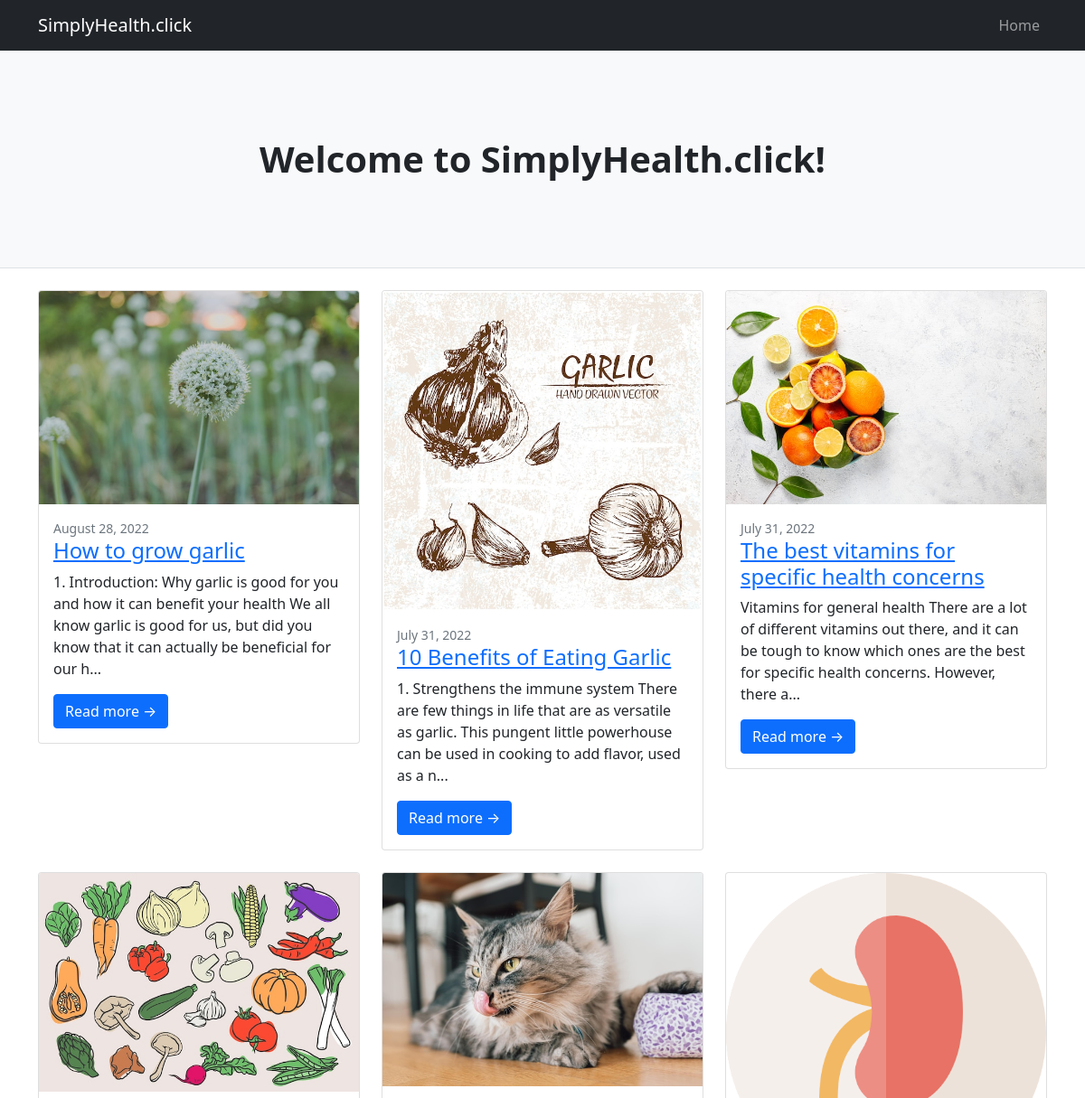
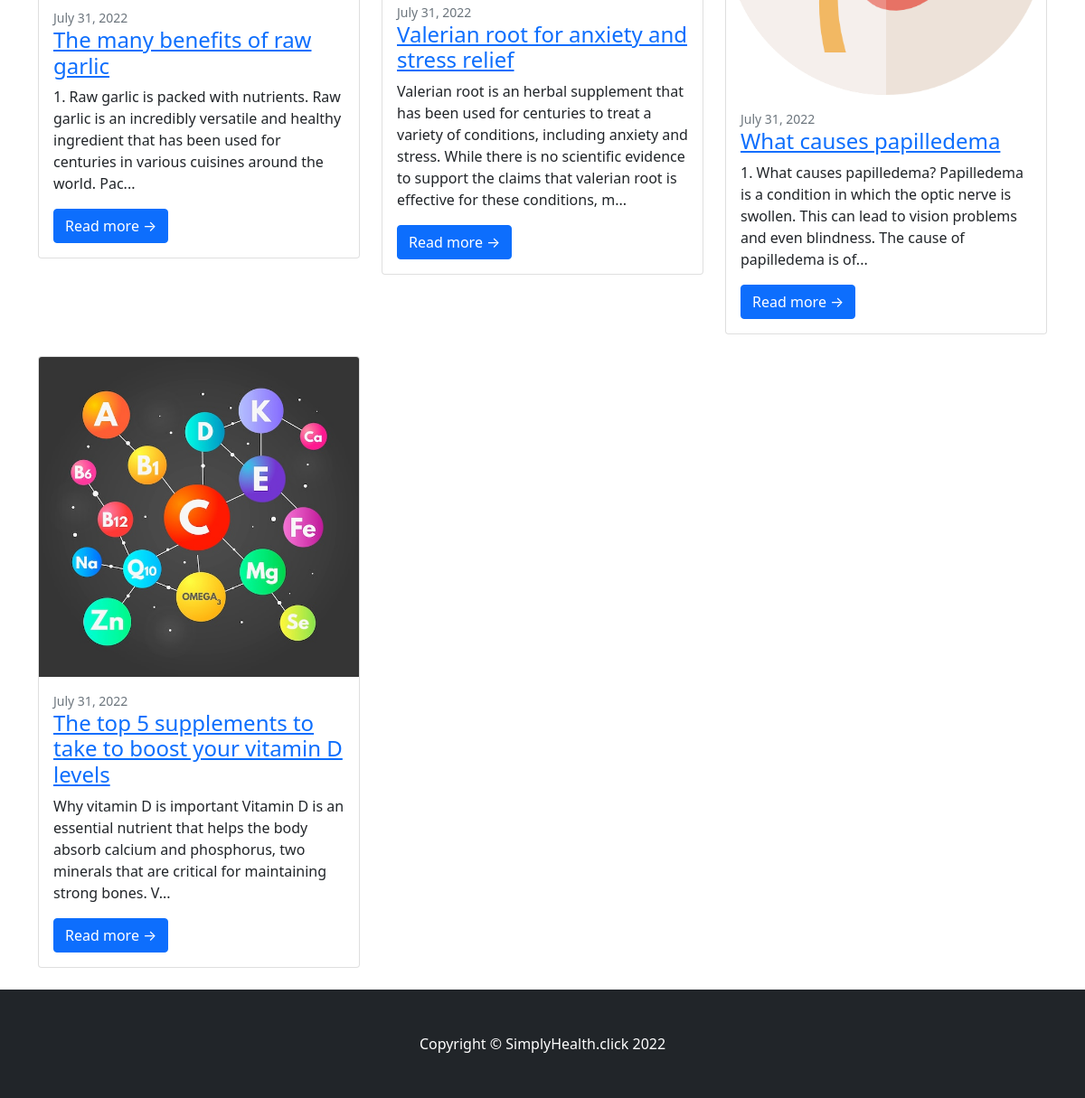
The page / on the database its author committed (2 pictures, top to bottom).
### main.py (models this page shows)
class Blogpost(db.Model):
    id = db.Column(db.Integer, primary_key=True)
    title = db.Column(db.String(120))
    author = db.Column(db.String(20))
    date_posted = db.Column(db.DateTime)
    content = db.Column(db.Text)
    featuredimg = db.Column(db.String)

### main.py (the view)
@app.route('/')
def index():
    posts = Blogpost.query.order_by(Blogpost.date_posted.desc()).all()
    for post in posts:
        post.date_posted = post.date_posted.strftime('%B %d, %Y')
        post.content = cleanhtml(post.content)
        post.content = post.content[0:250] + "..."
        post.link = sanitize_url(post.title) + '/' + str(post.id)
    return render_template('index.html', posts=posts)

### main.py (called while the page is built)
def sanitize_url(url):
    url = url.replace(' ', '_').lower()
    return url

def cleanhtml(raw_html):
    cleantext = re.sub(CLEANR, '', raw_html)
    return cleantext

### templates/index.html (shortened to what this page needs)
<!DOCTYPE html>
<html lang="en">
    <head>
        <link href="{{ url_for('static', filename='css/styles.css') }}" rel="stylesheet" />
    </head>
    <body>
        <nav class="navbar navbar-expand-lg navbar-dark bg-dark">
            <div class="container">
                <a class="navbar-brand" href="{{ url_for('index') }}">SimplyHealth.click</a>
                <div class="collapse navbar-collapse" id="navbarSupportedContent">
                    <ul class="navbar-nav ms-auto mb-2 mb-lg-0">
                        <li class="nav-item"><a class="nav-link" href="{{ url_for('index') }}">Home</a></li>
                    </ul>
                </div>
            </div>
        </nav>
        <header class="py-5 bg-light border-bottom mb-4">
            <div class="container">
                <div class="text-center my-5">
                    <h1 class="fw-bolder">Welcome to SimplyHealth.click!</h1>
                </div>
            </div>
        </header>
        <div class="container">
                    <div class="row">
                        {% for post in posts %}
                        <div class="col-lg-4">
                            <div class="card mb-4">
                                <a href="{{ post.link }}"><img class="card-img-top" src="static/images/{{ post.featuredimg }}" alt="..." /></a>
                                <div class="card-body">
                                    <div class="small text-muted">{{ post.date_posted }}</div>
                                    <h2 class="card-title h4"><a href="{{ post.link }}">{{ post.title }}</a></h2>
                                    <p class="card-text">{{ post.content }}</p>
                                    <a class="btn btn-primary" href="{{ post.link }}">Read more →</a>
                                </div>
                            </div>
                        </div>
                        {% endfor %}
            </div>
        </div>
        <footer class="py-5 bg-dark">
            <div class="container"><p class="m-0 text-center text-white">Copyright &copy; SimplyHealth.click 2022</p></div>
        </footer>
    </body>
</html>

### rows shown on the page
Blogpost: featuredimg (picture), date_posted "August 28, 2022", title "How to grow garlic", content "1. Introduction: Why garlic is good for you and how it can benefit your health We all know garlic is good for us, but did you know that it can actually be beneficial for our h..."
Blogpost: featuredimg (picture), date_posted "July 31, 2022", title "10 Benefits of Eating Garlic", content "1. Strengthens the immune system There are few things in life that are as versatile as garlic. This pungent little powerhouse can be used in cooking to add flavor, used as a n..."
Blogpost: featuredimg (picture), date_posted "July 31, 2022", title "The best vitamins for specific health concerns", content "Vitamins for general health There are a lot of different vitamins out there, and it can be tough to know which ones are the best for specific health concerns. However, there a..."
Blogpost: featuredimg (picture), date_posted "July 31, 2022", title "The many benefits of raw garlic", content "1. Raw garlic is packed with nutrients. Raw garlic is an incredibly versatile and healthy ingredient that has been used for centuries in various cuisines around the world. Pac..."
Blogpost: featuredimg (picture), date_posted "July 31, 2022", title "Valerian root for anxiety and stress relief", content "Valerian root is an herbal supplement that has been used for centuries to treat a variety of conditions, including anxiety and stress. While there is no scientific evidence to support the claims that valerian root is effective for these conditions, m..."
Blogpost: featuredimg (picture), date_posted "July 31, 2022", title "What causes papilledema", content "1. What causes papilledema? Papilledema is a condition in which the optic nerve is swollen. This can lead to vision problems and even blindness. The cause of papilledema is of..."
Blogpost: featuredimg (picture), date_posted "July 31, 2022", title "The top 5 supplements to take to boost your vitamin D levels", content "Why vitamin D is important Vitamin D is an essential nutrient that helps the body absorb calcium and phosphorus, two minerals that are critical for maintaining strong bones. V..."
